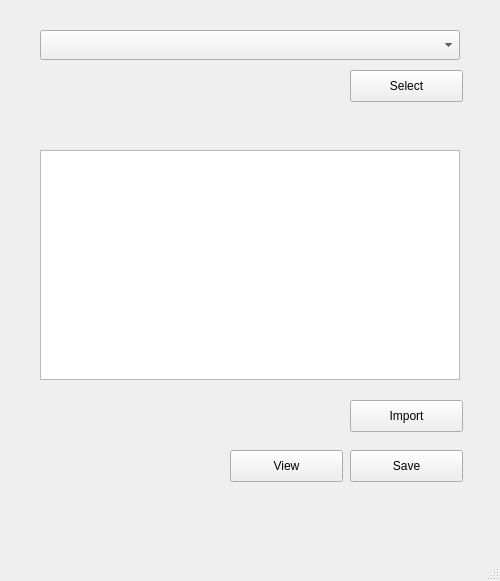
<?xml version="1.0" encoding="UTF-8"?>
<ui version="4.0">
 <class>MainWindow</class>
 <widget class="QMainWindow" name="MainWindow">
  <property name="geometry">
   <rect>
    <x>0</x>
    <y>0</y>
    <width>500</width>
    <height>581</height>
   </rect>
  </property>
  <property name="windowTitle">
   <string>MainWindow</string>
  </property>
  <widget class="QWidget" name="centralwidget">
   <widget class="QListWidget" name="columns">
    <property name="geometry">
     <rect>
      <x>40</x>
      <y>150</y>
      <width>420</width>
      <height>230</height>
     </rect>
    </property>
   </widget>
   <widget class="QComboBox" name="tables">
    <property name="geometry">
     <rect>
      <x>40</x>
      <y>30</y>
      <width>420</width>
      <height>30</height>
     </rect>
    </property>
   </widget>
   <widget class="QPushButton" name="Select">
    <property name="geometry">
     <rect>
      <x>350</x>
      <y>70</y>
      <width>113</width>
      <height>32</height>
     </rect>
    </property>
    <property name="text">
     <string>Select</string>
    </property>
   </widget>
   <widget class="QPushButton" name="Import">
    <property name="geometry">
     <rect>
      <x>350</x>
      <y>400</y>
      <width>113</width>
      <height>32</height>
     </rect>
    </property>
    <property name="text">
     <string>Import</string>
    </property>
   </widget>
   <widget class="QPushButton" name="Save">
    <property name="geometry">
     <rect>
      <x>350</x>
      <y>450</y>
      <width>113</width>
      <height>32</height>
     </rect>
    </property>
    <property name="text">
     <string>Save</string>
    </property>
   </widget>
   <widget class="QPushButton" name="View">
    <property name="geometry">
     <rect>
      <x>230</x>
      <y>450</y>
      <width>113</width>
      <height>32</height>
     </rect>
    </property>
    <property name="text">
     <string>View</string>
    </property>
   </widget>
  </widget>
  <widget class="QMenuBar" name="menubar">
   <property name="geometry">
    <rect>
     <x>0</x>
     <y>0</y>
     <width>500</width>
     <height>24</height>
    </rect>
   </property>
  </widget>
  <widget class="QStatusBar" name="statusbar"/>
 </widget>
 <resources/>
 <connections/>
</ui>
